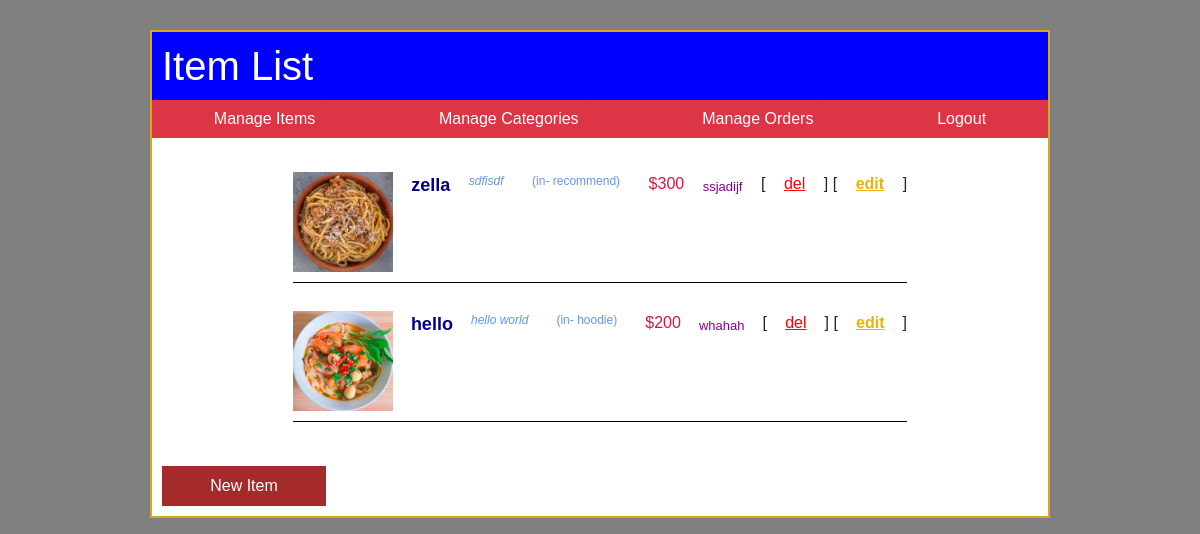
The app's page /admin/item-list.php (signed in) with its own data.
### tables this page shows
CREATE TABLE `items` (
  `id` int(11) NOT NULL,
  `title` varchar(255) NOT NULL,
  `brand` varchar(255) NOT NULL,
  `review` varchar(225) NOT NULL,
  `price` int(12) NOT NULL,
  `photo` varchar(255) NOT NULL,
  `category_id` int(11) NOT NULL,
  `reached_date` datetime NOT NULL,
  `expired_date` datetime NOT NULL
);

CREATE TABLE `categories` (
  `id` int(11) NOT NULL,
  `name` varchar(255) NOT NULL,
  `created_date` datetime NOT NULL,
  `modified_date` datetime NOT NULL
);

### admin/item-list.php (the view, shortened to what this page needs)
<?php
include('./config/config.php');
$sql = "SELECT items.*, categories.name FROM items LEFT JOIN categories ON items.category_id=categories.id ORDER BY items.reached_date DESC";
$result  = mysqli_query($conn, $sql);;
?>
<!DOCTYPE html>
<html lang="en">
<head>
    <link href="https://cdn.jsdelivr.net/npm/bootstrap@5.2.3/dist/css/bootstrap.min.css" rel="stylesheet" />
    <link href="./css/style.css" rel="stylesheet" />
</head>
<body>
    <h1>Item List</h1>
    <div class="myContainer bg-danger">
        <a class="btn btn-danger " href="./item-list.php" role="button"> Manage Items </a>
        <a class="btn btn-danger " href="./cat-list.php" role="button">
            Manage Categories
        </a>
        <a class="btn btn-danger " href="./orders.php" role="button">Manage Orders</a>
        <a class="btn btn-danger " href="./logout.php" role="button">Logout</a>
    </div>
    <div class="container">
        <div class="row">
            <div class="col-1"></div>
            <div class="col-10">
                <ul class="list-group list">
                    <?php
                    while ($row = mysqli_fetch_assoc($result)) {
                    ?>
                        <li>
                            <img style="float: right" src="./images/<?php echo $row['photo'] ?>" alt="Img" width="100px" />
                            <b><?php echo $row['title']; ?></b>
                            <i><?php echo $row['brand']; ?></i>
                            <small>(in-
                                <?php echo $row['name']; ?>)</small>
                            <span>$<?php echo $row['price']; ?></span>
                            <div>
                                <?php echo $row['review']; ?>
                            </div>
                            [<a href="./item-del.php?id=<?php echo $row['id']; ?>" class="del" onclick="return confirm('Are you sure?')">del</a>] [<a href="./item-edit.php?id=<?php echo $row['id']; ?>" class="edit">edit</a>]
                        </li>
                    <?php
                    };
                    ?>
                </ul>
            </div>
            <div class="col-1"></div>
            <a href="./item-new.php" class="new">New Item</a>
        </div>
    </div>
</body>
</html>

### admin/css/style.css (style rules this page uses)
html { background-color: gray; }
body { width: 900px; background-color: white; border: 2px solid goldenrod; font-family: Arial, Helvetica, sans-serif; margin: 30px auto; user-select: none; }
h1 { background-color: blue; padding: 10px; color: white; margin: 0; }
ul.list { list-style: none; margin: 20px; padding: 0px; }
ul.list li { border-bottom: 1px solid black; padding-bottom: 10px; overflow: hidden; margin-bottom: 20px; }
a.del { color: red; }
a.edit { color: rgb(238, 176, 4); font-weight: bold; }
a.new { display: block; padding: 8px 0; text-align: center; width: 164px; margin: 10px; color: white; background-color: brown; text-decoration: none; }
ul.list li b { display: block; font-size: 18px; color: darkblue; margin-bottom: 5px; }
ul.list li i, ul.list li small { color: cornflowerblue; font-size: 12px; margin-right: 10px; }
ul.list li span { color: crimson; }
ul.list li div { margin: 5px 0; font-size: 13px; color: darkmagenta; line-height: 1.5em; }
.myContainer { display: flex; justify-content: space-around; }
li, ul, li.delivered { list-style: none; padding: 0; margin: 0; }
ul { display: flex; flex-direction: column; align-items: center; justify-content: center; }
li, li.delivered { width: 90% !important; display: flex; flex-direction: row; justify-content: space-between; margin: 14px 0px !important; }

### records on screen
items: photo (picture), title "zella", brand "sdfisdf", category.name "recommend", price "300", review "ssjadijf"
items: photo (picture), title "hello", brand "hello world", category.name "hoodie", price "200", review "whahah"
